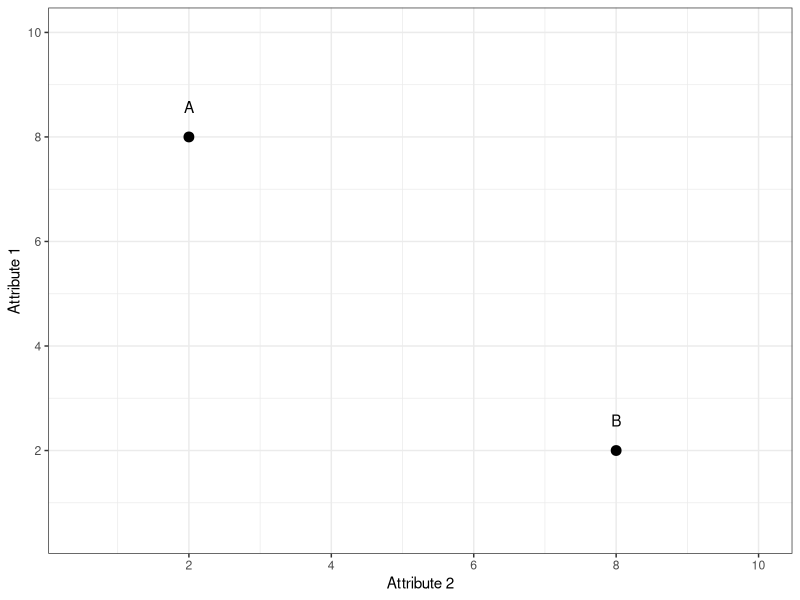
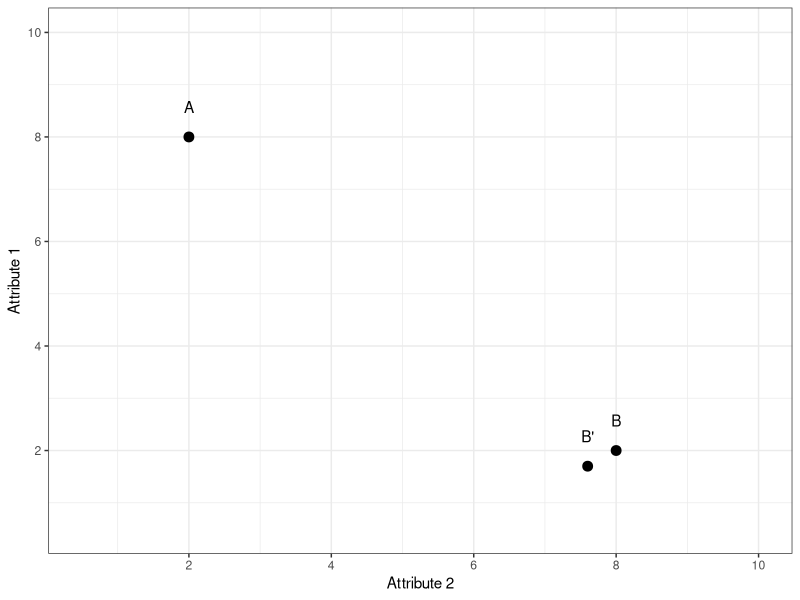
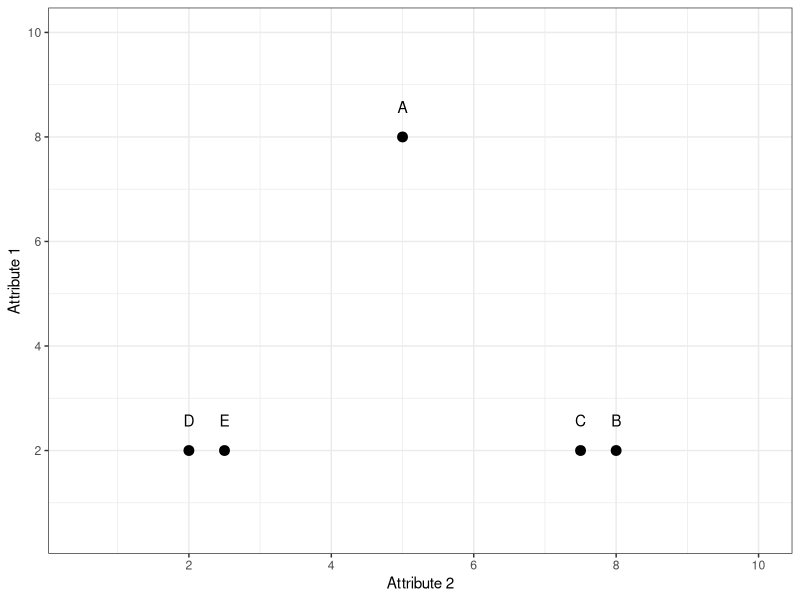
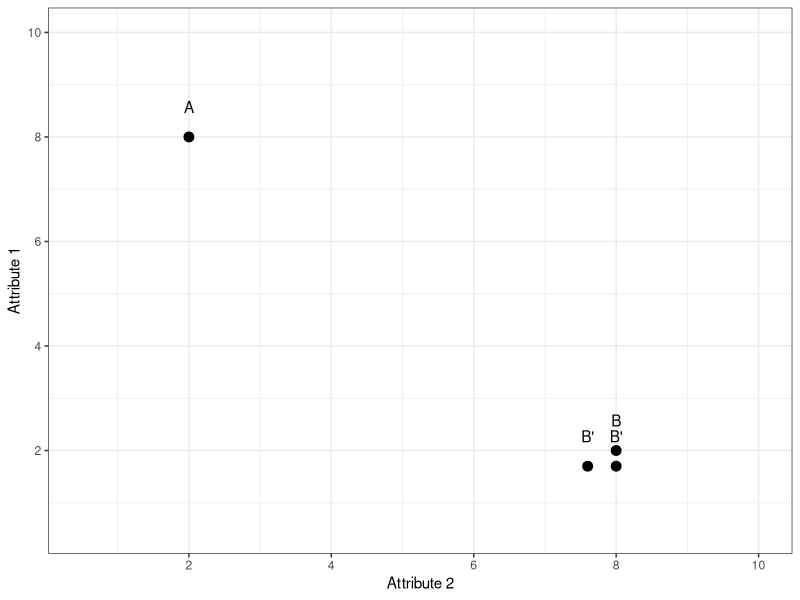
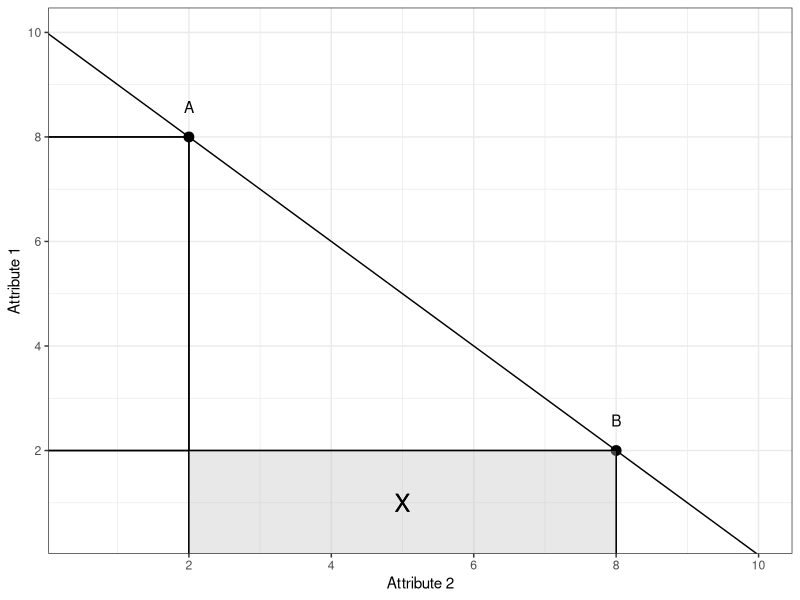

These figures' R source, in order:
library(ggplot2)


dt <- data.frame(x = c(2, 8),
                 y = c(8, 2),
                 name = c("A","B"))

#only 2 choices
ggplot(dt, aes(x,y)) + 
  geom_point(size = 3) +
  theme_bw() + 
  scale_x_continuous(limits = c(0.5,10), breaks = c(2,4,6,8,10)) +
  scale_y_continuous(limits = c(0.5,10), breaks = c(2,4,6,8,10)) +
  geom_text(aes(label = name), vjust = -2) + 
  labs(x = "Attribute 2", y = "Attribute 1") 

  
#similarity effect
dt1 <- data.frame(x = c(2, 8, 7.6),
                 y = c(8, 2, 1.7),
                 name = c("A","B","B'"))
ggplot(dt1, aes(x,y)) + 
  geom_point(size = 3) +
  theme_bw() + 
  scale_x_continuous(limits = c(0.5,10), breaks = c(2,4,6,8,10)) +
  scale_y_continuous(limits = c(0.5,10), breaks = c(2,4,6,8,10)) +
  geom_text(aes(label = name), vjust = -2) + 
  labs(x = "Attribute 2", y = "Attribute 1") 


#perceptual focus effect
dt1 <- data.frame(x = c(2, 2.5, 5, 7.5, 8),
                  y = c(2, 2, 8, 2, 2),
                  name = c("D", "E", "A", "C", "B"))
ggplot(dt1, aes(x,y)) + 
  geom_point(size = 3) +
  theme_bw() + 
  scale_x_continuous(limits = c(0.5,10), breaks = c(2,4,6,8,10)) +
  scale_y_continuous(limits = c(0.5,10), breaks = c(2,4,6,8,10)) +
  geom_text(aes(label = name), vjust = -2) + 
  labs(x = "Attribute 2", y = "Attribute 1") 



#outlier effect
dt1 <- data.frame(x = c(2, 8, 7.6, 8),
                  y = c(8, 2, 1.7, 1.7),
                  name = c("A","B","B'","B'"))
ggplot(dt1, aes(x,y)) + 
  geom_point(size = 3) +
  theme_bw() + 
  scale_x_continuous(limits = c(0.5,10), breaks = c(2,4,6,8,10)) +
  scale_y_continuous(limits = c(0.5,10), breaks = c(2,4,6,8,10)) +
  geom_text(aes(label = name), vjust = -2) + 
  labs(x = "Attribute 2", y = "Attribute 1") 


# 2 choices with lines and shades
ggplot(dt, aes(x,y)) + 
  geom_point(size = 3) +
  theme_bw() + 
  scale_x_continuous(limits = c(0.5,10), breaks = c(2,4,6,8,10)) +
  scale_y_continuous(limits = c(0.5,10), breaks = c(2,4,6,8,10)) +
  geom_text(aes(label = name), vjust = -2) + 
  labs(x = "Attribute 2", y = "Attribute 1") +
  geom_abline(intercept = 10, slope = -1) + 
  geom_segment(y = 0, yend = 8, x = 2, xend = 2) +
  geom_segment(y = 2, yend = 2, x = 0, xend = 8) + 
  geom_segment(y = 8, yend = 8, x = 0, xend = 2) + 
  geom_segment(y = 0, yend = 2, x = 8, xend = 8) +
  #geom_text(x=8.5, y=0.5, label="Y", size = 6)
  geom_rect(xmin = 2, xmax = 8, ymin = 0, ymax = 2, fill = "gray", alpha = 0.2) +
  geom_text(x=5, y=1, label="X", size = 6) 

